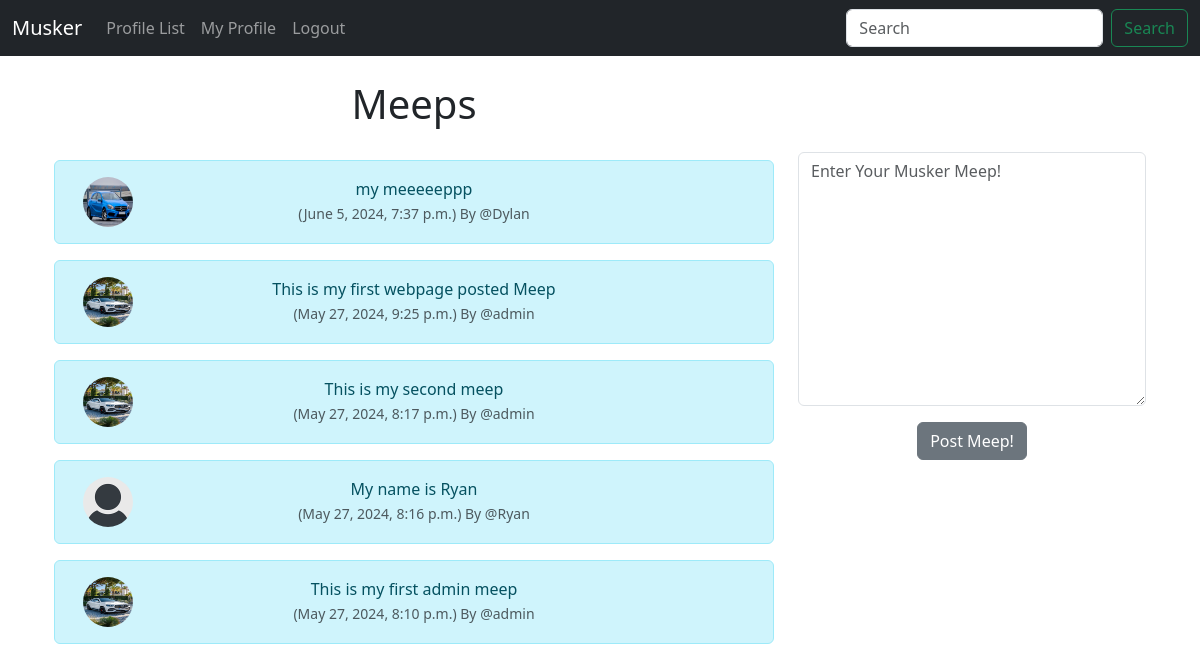
Screenshot of / (signed in) with the database file from the repository.
### musker/models.py (models this page shows, shortened)
class Meep(models.Model):
    user = models.ForeignKey(User, related_name="meeps", on_delete=models.DO_NOTHING)
    body = models.CharField(max_length=200)
    created_at = models.DateTimeField(auto_now_add=True)

class Profile(models.Model):
    user = models.OneToOneField(User, on_delete=models.CASCADE)
    follows = models.ManyToManyField("self", related_name="followed_by", symmetrical=False, blank=True)
    date_modified = models.DateTimeField(User, auto_now=True)
    profile_image = models.ImageField(null=True, blank=True, upload_to="images/")

### musker/views.py (the view, shortened to what this page needs)
# urls.py: path('', views.home, name="home"),
def home(request):
    if request.user.is_authenticated:
        form= MeepForm(request.POST or None)
        meeps = Meep.objects.all().order_by("-created_at")
        return render(request, 'home.html', {"meeps":meeps, "form":form})
    else:
        meeps = Meep.objects.all().order_by("-created_at")
        return render(request, 'home.html', {"meeps":meeps})

### musker/forms.py
class MeepForm(forms.ModelForm):
    body = forms.CharField(required=True, widget=forms.widgets.Textarea(
        attrs={
            "placeholder":"Enter Your Musker Meep!",
            "class":"form-control"
        }
        ),
        label="",
        )
    class Meta:
        model = Meep
        exclude = ("user",)

### musker/templates/home.html (shortened to what this page needs)
{% extends 'base.html' %}
{% load static %}
{% block content %}
<div class="container text-center">
    <div class="row">
        <div class="col-8">
    <h1>Meeps</h1>
<br>
    {% for meep in meeps %}
    <div class="alert alert-info" role="alert">
        <div class="container">
            <div class="row">
                <div class="col-1">
                        {% if meep.user.profile.profile_image %}
                        <img src="{{ meep.user.profile.profile_image.url }}" width=50 height=50 class="rounded-circle" alt="{{ profile.user.username}}">
                        {% else %}
                        <img src="{% static 'images/default_profile_pic.png' %}" width=50 height=50 class="rounded-circle" alt="{{ profile.user.username}}">
                    {% endif %}
                </div>
                <div class="col-10">
                {{ meep.body }}<br>
                <small class="text-muted">
                    ({{ meep.created_at }}) By
                    @{{ meep.user.username }}
                </small>
    </div><br><br>
                </div>
            </div>
        </div>
    {% endfor %}
</div>
<div class="col-4">
    <br><br><br>
    {% if form %}
    <form method=POST>
        {{ form.as_p }}
        <button type="submit" class="btn btn-secondary"> Post Meep!</button>
    </form>
    {% endif %}
</div>
{% endblock %}

### rows the page displays
Meep: user.profile.profile_image (picture), body "my meeeeeppp", created_at "June 5, 2024, 7:37 p.m.", user.username "Dylan"
Meep: user.profile.profile_image (picture), body "This is my first webpage posted Meep", created_at "May 27, 2024, 9:25 p.m.", user.username "admin"
Meep: user.profile.profile_image (picture), body "This is my second meep", created_at "May 27, 2024, 8:17 p.m.", user.username "admin"
Meep: body "My name is Ryan", created_at "May 27, 2024, 8:16 p.m.", user.username "Ryan"
Meep: user.profile.profile_image (picture), body "This is my first admin meep", created_at "May 27, 2024, 8:10 p.m.", user.username "admin"
